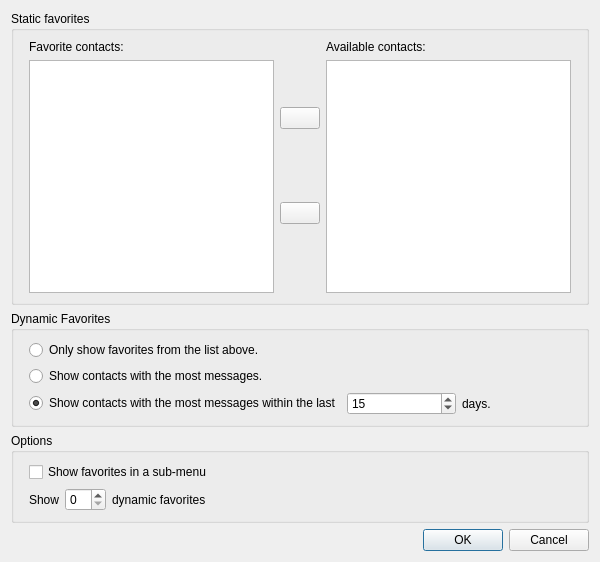
<?xml version="1.0" encoding="UTF-8"?>
<ui version="4.0">
 <class>Favorites</class>
 <widget class="QDialog" name="Favorites">
  <property name="geometry">
   <rect>
    <x>0</x>
    <y>0</y>
    <width>600</width>
    <height>562</height>
   </rect>
  </property>
  <property name="windowTitle">
   <string>Manage favorites</string>
  </property>
  <layout class="QVBoxLayout" name="verticalLayout_3">
   <item>
    <widget class="QGroupBox" name="groupBox_7">
     <property name="sizePolicy">
      <sizepolicy hsizetype="Preferred" vsizetype="MinimumExpanding">
       <horstretch>0</horstretch>
       <verstretch>0</verstretch>
      </sizepolicy>
     </property>
     <property name="title">
      <string>Static favorites</string>
     </property>
     <layout class="QHBoxLayout" name="horizontalLayout_6">
      <property name="leftMargin">
       <number>15</number>
      </property>
      <property name="rightMargin">
       <number>15</number>
      </property>
      <item>
       <layout class="QVBoxLayout" name="verticalLayout_12">
        <item>
         <widget class="QLabel" name="label">
          <property name="text">
           <string>Favorite contacts:</string>
          </property>
         </widget>
        </item>
        <item>
         <widget class="QListWidget" name="favoriteContactsList"/>
        </item>
       </layout>
      </item>
      <item>
       <layout class="QVBoxLayout" name="verticalLayout_13">
        <item>
         <widget class="QPushButton" name="addContactButton">
          <property name="text">
           <string/>
          </property>
          <property name="icon">
           <iconset resource="resource.qrc">
            <normaloff>:/go-previous</normaloff>:/go-previous</iconset>
          </property>
         </widget>
        </item>
        <item>
         <widget class="QPushButton" name="removeContactButton">
          <property name="text">
           <string/>
          </property>
          <property name="icon">
           <iconset resource="resource.qrc">
            <normaloff>:/go-next</normaloff>:/go-next</iconset>
          </property>
         </widget>
        </item>
       </layout>
      </item>
      <item>
       <layout class="QVBoxLayout" name="verticalLayout_14">
        <item>
         <widget class="QLabel" name="label_2">
          <property name="text">
           <string>Available contacts:</string>
          </property>
         </widget>
        </item>
        <item>
         <widget class="QListWidget" name="allContactsList"/>
        </item>
       </layout>
      </item>
     </layout>
    </widget>
   </item>
   <item>
    <widget class="QGroupBox" name="groupBox_2">
     <property name="title">
      <string>Dynamic Favorites</string>
     </property>
     <layout class="QVBoxLayout" name="verticalLayout">
      <property name="leftMargin">
       <number>15</number>
      </property>
      <property name="rightMargin">
       <number>15</number>
      </property>
      <item>
       <widget class="QRadioButton" name="noDynamicButtonButton">
        <property name="text">
         <string>Only show favorites from the list above.</string>
        </property>
       </widget>
      </item>
      <item>
       <widget class="QRadioButton" name="showDynFavoritesButton">
        <property name="text">
         <string>Show contacts with the most messages.</string>
        </property>
       </widget>
      </item>
      <item>
       <layout class="QHBoxLayout" name="horizontalLayout">
        <item>
         <widget class="QRadioButton" name="showDynFavoritesWithDaysButton">
          <property name="text">
           <string>Show contacts with the most messages within the last</string>
          </property>
          <property name="checked">
           <bool>true</bool>
          </property>
         </widget>
        </item>
        <item>
         <widget class="QSpinBox" name="dayBox">
          <property name="suffix">
           <string/>
          </property>
          <property name="minimum">
           <number>1</number>
          </property>
          <property name="maximum">
           <number>600</number>
          </property>
          <property name="value">
           <number>15</number>
          </property>
         </widget>
        </item>
        <item>
         <widget class="QLabel" name="label_3">
          <property name="text">
           <string>days.</string>
          </property>
         </widget>
        </item>
       </layout>
      </item>
     </layout>
    </widget>
   </item>
   <item>
    <widget class="QGroupBox" name="groupBox">
     <property name="title">
      <string>Options</string>
     </property>
     <layout class="QVBoxLayout" name="verticalLayout_2">
      <property name="leftMargin">
       <number>15</number>
      </property>
      <property name="rightMargin">
       <number>15</number>
      </property>
      <item>
       <widget class="QCheckBox" name="submenuBox">
        <property name="text">
         <string>Show favorites in a sub-menu</string>
        </property>
       </widget>
      </item>
      <item>
       <layout class="QHBoxLayout" name="horizontalLayout_2">
        <item>
         <widget class="QLabel" name="label_4">
          <property name="text">
           <string>Show</string>
          </property>
         </widget>
        </item>
        <item>
         <widget class="QSpinBox" name="numBox">
          <property name="maximum">
           <number>30</number>
          </property>
         </widget>
        </item>
        <item>
         <widget class="QLabel" name="label_5">
          <property name="text">
           <string>dynamic favorites</string>
          </property>
         </widget>
        </item>
        <item>
         <spacer name="horizontalSpacer">
          <property name="orientation">
           <enum>Qt::Horizontal</enum>
          </property>
          <property name="sizeHint" stdset="0">
           <size>
            <width>40</width>
            <height>20</height>
           </size>
          </property>
         </spacer>
        </item>
       </layout>
      </item>
     </layout>
    </widget>
   </item>
   <item>
    <widget class="QDialogButtonBox" name="buttonBox">
     <property name="orientation">
      <enum>Qt::Horizontal</enum>
     </property>
     <property name="standardButtons">
      <set>QDialogButtonBox::Cancel|QDialogButtonBox::Ok</set>
     </property>
    </widget>
   </item>
  </layout>
 </widget>
 <resources>
  <include location="resource.qrc"/>
 </resources>
 <connections>
  <connection>
   <sender>allContactsList</sender>
   <signal>itemDoubleClicked(QListWidgetItem*)</signal>
   <receiver>addContactButton</receiver>
   <slot>animateClick()</slot>
   <hints>
    <hint type="sourcelabel">
     <x>343</x>
     <y>114</y>
    </hint>
    <hint type="destinationlabel">
     <x>325</x>
     <y>144</y>
    </hint>
   </hints>
  </connection>
  <connection>
   <sender>favoriteContactsList</sender>
   <signal>itemDoubleClicked(QListWidgetItem*)</signal>
   <receiver>removeContactButton</receiver>
   <slot>animateClick()</slot>
   <hints>
    <hint type="sourcelabel">
     <x>183</x>
     <y>197</y>
    </hint>
    <hint type="destinationlabel">
     <x>325</x>
     <y>249</y>
    </hint>
   </hints>
  </connection>
  <connection>
   <sender>buttonBox</sender>
   <signal>accepted()</signal>
   <receiver>Favorites</receiver>
   <slot>accept()</slot>
   <hints>
    <hint type="sourcelabel">
     <x>373</x>
     <y>468</y>
    </hint>
    <hint type="destinationlabel">
     <x>516</x>
     <y>442</y>
    </hint>
   </hints>
  </connection>
  <connection>
   <sender>buttonBox</sender>
   <signal>rejected()</signal>
   <receiver>Favorites</receiver>
   <slot>reject()</slot>
   <hints>
    <hint type="sourcelabel">
     <x>455</x>
     <y>466</y>
    </hint>
    <hint type="destinationlabel">
     <x>512</x>
     <y>418</y>
    </hint>
   </hints>
  </connection>
  <connection>
   <sender>showDynFavoritesWithDaysButton</sender>
   <signal>toggled(bool)</signal>
   <receiver>dayBox</receiver>
   <slot>setEnabled(bool)</slot>
   <hints>
    <hint type="sourcelabel">
     <x>321</x>
     <y>430</y>
    </hint>
    <hint type="destinationlabel">
     <x>439</x>
     <y>439</y>
    </hint>
   </hints>
  </connection>
 </connections>
</ui>
